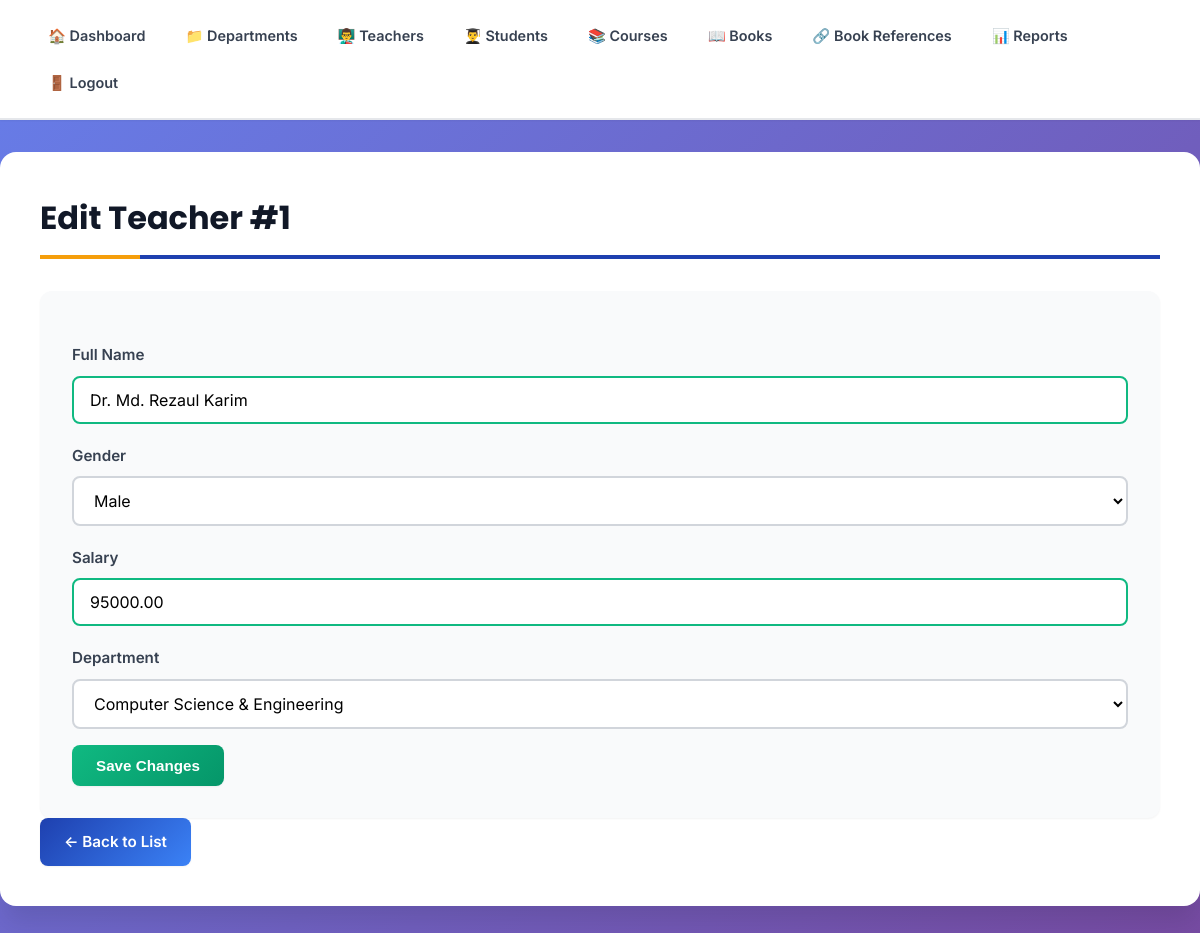
The app's page /admin/teachers_edit.php?id=1 (signed in) with its own data.
### tables this page shows
CREATE TABLE `teachers` (
  `t_id` int(11) NOT NULL,
  `t_name` varchar(100) NOT NULL,
  `gender` enum('Male','Female') DEFAULT 'Male',
  `salary` decimal(10,2) DEFAULT NULL CHECK (`salary` >= 0),
  `dept_id` int(11) DEFAULT NULL
);

CREATE TABLE `departments` (
  `dept_id` int(11) NOT NULL,
  `dept_name` varchar(50) NOT NULL,
  `faculty` varchar(50) NOT NULL,
  `no_of_students` int(11) DEFAULT 0 CHECK (`no_of_students` >= 0)
);

### public/admin/teachers_edit.php (the view, shortened to what this page needs)
<?php
require_once __DIR__ . '/../../src/db.php';
$id = isset($_GET['id']) ? intval($_GET['id']) : 0;
$depsRes = $mysqli->query("SELECT dept_id, dept_name FROM departments ORDER BY dept_name");
$departments = $depsRes ? $depsRes->fetch_all(MYSQLI_ASSOC) : [];
$stmt = $mysqli->prepare("SELECT * FROM teachers WHERE t_id = ?");
$stmt->bind_param("i", $id);
$stmt->execute();
$res = $stmt->get_result();
$teacher = $res->fetch_assoc();
?>
<!doctype html>
<html>
<head>
  <link rel="stylesheet" href="../../css/style.css">
</head>
<body>
  <?php include __DIR__ . '/../../src/admin_nav.php'; ?>
  <main class="container">
    <h2>Edit Teacher #<?=htmlspecialchars($teacher['t_id'])?></h2>
    <form method="post" action="">
      <label>Full Name</label>
      <input type="text" name="t_name" value="<?=htmlspecialchars($teacher['t_name'])?>" required>
      <label>Gender</label>
      <select name="gender">
        <option value="Male" <?=($teacher['gender']==='Male') ? 'selected' : ''?>>Male</option>
      </select>
      <label>Salary</label>
      <input type="number" step="0.01" min="0" name="salary" value="<?=htmlspecialchars($teacher['salary'])?>" required>
      <label>Department</label>
      <select name="dept_id">
        <?php foreach ($departments as $d): ?>
          <option value="<?=htmlspecialchars($d['dept_id'])?>" <?=($teacher['dept_id']==$d['dept_id']) ? 'selected' : ''?>><?=htmlspecialchars($d['dept_name'])?></option>
        <?php endforeach; ?>
      </select>
      <button type="submit" class="btn">Save Changes</button>
    </form>
    <p><a href="teachers_list.php" class="btn">← Back to List</a></p>
  </main>
</body>
</html>

### css/style.css (style rules this page uses)
* { margin: 0; padding: 0; box-sizing: border-box; }
:root { --primary-color: #1e40af; --primary-dark: #1e3a8a; --primary-light: #3b82f6; --secondary-color: #0891b2; --accent-color: #f59e0b; --success-color: #10b981; --danger-color: #ef4444; --warning-color: #f59e0b; --white: #ffffff; --gray-50: #f9fafb; --gray-100: #f3f4f6; --gray-200: #e5e7eb; --gray-300: #d1d5db; --gray-400: #9ca3af; --gray-600: #4b5563; --gray-700: #374151; --gray-800: #1f2937; --gray-900: #111827; --shadow-sm: 0 1px 2px 0 rgba(0, 0, 0, 0.05); --shadow-md: 0 4px 6px -1px rgba(0, 0, 0, 0.1); --shadow-lg: 0 10px 15px -3px rgba(0, 0, 0, 0.1); --shadow-xl: 0 20px 25px -5px rgba(0, 0, 0, 0.1); --radius-sm: 0.375rem; --radius-md: 0.5rem; --radius-lg: 0.75rem; --radius-xl: 1rem; }
body { font-family: 'Inter', -apple-system, BlinkMacSystemFont, 'Segoe UI', sans-serif; background: linear-gradient(135deg, #667eea 0%, #764ba2 100%); background-attachment: fixed; min-height: 100vh; color: var(--gray-800); line-height: 1.6; }
.container { max-width: 1200px; margin: 2rem auto; background: var(--white); padding: 2.5rem; border-radius: var(--radius-xl); box-shadow: var(--shadow-xl); animation: fadeIn 0.5s ease; }
.container h2 { font-family: 'Poppins', sans-serif; font-size: 2rem; font-weight: 700; color: var(--gray-900); border-bottom: 4px solid var(--primary-color); padding-bottom: 0.75rem; margin-bottom: 2rem; position: relative; }
.container h2::after { content: ''; position: absolute; bottom: -4px; left: 0; width: 100px; height: 4px; background: var(--accent-color); }
.btn, a[href*="add"], button[type="submit"], input[type="submit"] { display: inline-block; padding: 0.75rem 1.5rem; font-weight: 600; text-decoration: none; border-radius: var(--radius-md); transition: all 0.3s ease; border: none; cursor: pointer; font-size: 0.95rem; box-shadow: var(--shadow-sm); }
.btn, a[href*="add"] { background: linear-gradient(135deg, var(--primary-color), var(--primary-light)); color: var(--white); }
button[type="submit"], input[type="submit"] { background: linear-gradient(135deg, var(--success-color), #059669); color: var(--white); margin-top: 1rem; }
form { background: var(--gray-50); padding: 2rem; border-radius: var(--radius-lg); margin-top: 1.5rem; box-shadow: var(--shadow-sm); }
form label { display: block; font-weight: 600; color: var(--gray-700); margin-top: 1.25rem; margin-bottom: 0.5rem; font-size: 0.95rem; }
form input, form select, form textarea { width: 100%; padding: 0.75rem 1rem; border: 2px solid var(--gray-300); border-radius: var(--radius-md); font-size: 1rem; transition: all 0.3s ease; background: var(--white); font-family: inherit; }
form input:valid { border-color: var(--success-color); }

### records on screen
teachers: t_id "1", t_name "Dr. Md. Rezaul Karim", gender "Male", salary "95000.00", dept_id "Computer Science & Engineering"
